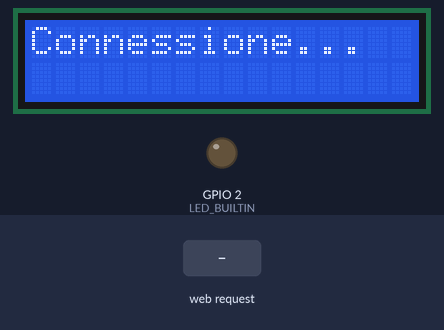
A sketch run on a simulated ESP32. Shown: 16×2 character LCD, output pins drawn as LEDs (lit = HIGH). The inputs (shaded band) are chosen by the test bench. WiFi joins after 1.5 s; servers stay silent unless stated; what the sketch prints to the serial monitor is not drawn.

Above: at 1.1 s.
At 4.3 s:
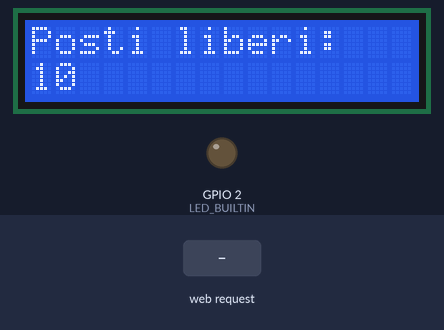
4.4 s: HTTP request GET /led/on received
At 4.8 s:
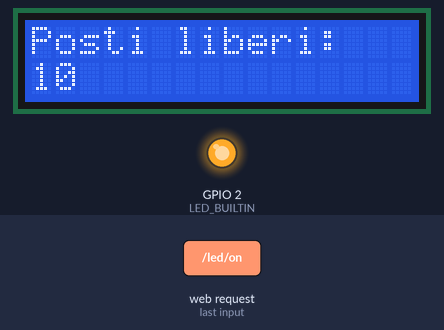
5.9 s: HTTP request GET /led/off received
At 7.1 s:
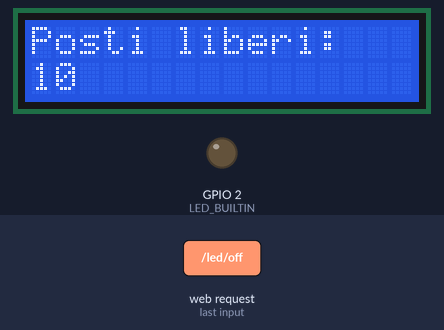
7.4 s: HTTP request GET /led/on?plain=1 received
At 8.3 s:
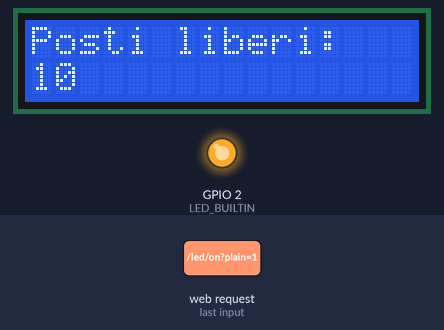
Timing chart, 0 to 10.4 s (numbered marks = the images above; inputs shaded):
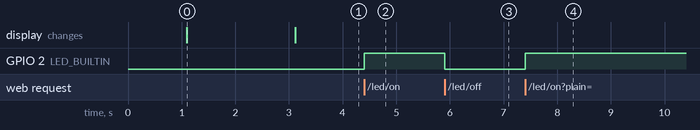

Measured:
- after the input at 4.4 s, GPIO 2 (LED_BUILTIN): LOW → HIGH at once
- after the input at 5.9 s, GPIO 2 (LED_BUILTIN): HIGH → LOW at once
- after the input at 7.4 s, GPIO 2 (LED_BUILTIN): LOW → HIGH at once
- what the display in image 0 shows lasts 2.0 s, from 1.1 s to 3.1 s

The sketch:

server_http.ino
```cpp
#include <WiFi.h>
#include <WebServer.h>
#include <ArduinoJson.h>
#include <LiquidCrystal_I2C.h>
#include "freertos/FreeRTOS.h"
#include "freertos/task.h"
#include "freertos/semphr.h"

// ------ CONFIGURAZIONI E VARIABILI ------

// Configurazione Wi-Fi
const char* ssid = "Chihiro Fushimi";          // Sostituisci con il nome della tua rete Wi-Fi
const char* password = "giuv1911";            // Sostituisci con la password della tua rete Wi-Fi

// Numero totale di posti disponibili
#define POSTI_TOTALI 10
int posti_liberi = POSTI_TOTALI;

// Variabili per il controllo del LED
String ledState = "OFF";
//const int LED_BUILTIN = 2; // Pin del LED integrato sulla ESP32

// Oggetto LCD
LiquidCrystal_I2C lcd(0x27, 16, 2);


//Semaforo, utile per lo  Strict2PL implementato nella transazione
SemaphoreHandle_t xMutex;

// Server HTTP su porta 80
WebServer server(80);

// ------ FUNZIONI ------

// Inizializza lo schermo LCD
void initLCD() {
  lcd.init();
  lcd.backlight();

}

// Aggiorna lo schermo LCD con i posti disponibili
void aggiornaLCD() {
  lcd.clear();
  if (posti_liberi > 0) {
    lcd.setCursor(0, 0);
    lcd.print("Posti liberi:");
    lcd.setCursor(0, 1);
    lcd.print(posti_liberi);
  } else {
    lcd.setCursor(0, 0);
    lcd.print("Posti finiti!");
  }
}


void Task1(void *body){


  String* bodymes = (String*) body;


  // Parsing del payload JSON
  StaticJsonDocument<200> doc;
  DeserializationError error = deserializeJson(doc, *(bodymes));

  if (error) {
    Serial.println("Errore nel parsing del JSON");
    server.send(400, "application/json", "{\"error\":\"Invalid JSON\"}");
    return;
  }


  if(xSemaphoreTake(xMutex, portMAX_DELAY) == pdTRUE){ //Acquire mutex

    Serial.println("Task sta accedendo alla risorsa condivisa.");

    //int ack = checkMessagePosti(doc);    //facciamo check di ingresso o uscita


    int x = doc["x"]; // x=1 per ingresso, x=ù0 per uscita


    if (x == 1) { // Ingresso
      if (posti_liberi > 0) {
        posti_liberi--;
        Serial.println("Ingresso consentito. Posti liberi: " + String(posti_liberi));
      } else {
        Serial.println("Posti esauriti. Ingresso negato.");
      }
    } else if (x == 0) { // Uscita
      if (posti_liberi < POSTI_TOTALI) {
        posti_liberi++;
        Serial.println("Uscita consentita. Posti liberi: " + String(posti_liberi));
      } else {
        Serial.println("Nessuna macchina in uscita. Uscita negata.");
      }

    }


    xSemaphoreGive(xMutex); //Release
  }

  vTaskDelete(NULL); //Eliminazione Task, come se fosse un commit.

}


// Route per gestire richieste POST per Ingresso/Uscita
void handlePost() {
  if (server.hasArg("plain") == false) {
    server.send(400, "application/json", "{\"error\":\"Bad Request\"}");
    return;
  }

  String body = server.arg("plain");
  Serial.println("Richiesta ricevuta: " + body);

  BaseType_t xReturned = xTaskCreate(Task1, "Task1", 20000, (void*) &body, 1, NULL); //Creazione del Task

  StaticJsonDocument<100> response;
  String responseBody;
  if( xReturned == pdPASS ){

    aggiornaLCD();

    response["ack"] = 1;
    serializeJson(response, responseBody);


  } else {
    response["ack"] = 0;
    serializeJson(response, responseBody);
  }

  server.send(200, "application/json", responseBody);

}

// Route per richieste GET (monitoraggio posti)
void handleGet() {
  StaticJsonDocument<100> response;
  response["posti_liberi"] = posti_liberi;

  String responseBody;
  serializeJson(response, responseBody);
  server.send(200, "application/json", responseBody);
}


void handleWebPage() {
  String html = "";
html += "<!DOCTYPE html>\n";
html += "<html lang=\"en\">\n";
html += "<head>\n";
html += "    <meta charset=\"UTF-8\">\n";
html += "    <meta name=\"viewport\" content=\"width=device-width, initial-scale=1.0\">\n";
html += "    <title>DI.P.S Admin Server</title>\n";
html += "    <style>\n";
html += "        html, body {\n";
html += "            margin: 0;\n";
html += "            padding: 0;\n";
html += "            min-height: 100vh;\n";
html += "            font-family: 'Roboto', Arial, sans-serif;\n";
html += "            color: #333;\n";
html += "            display: flex;\n";
html += "            justify-content: center;\n";
html += "            align-items: center;\n";
html += "            text-align: center;\n";
html += "            --s: 100px;\n";
html += "            --c1: #4ecdc4;\n";
html += "            --c2: #556270;\n";
html += "            --c3: #d9d9d9;\n";
html += "            background: conic-gradient(from -60deg at 50% calc(100%/3), var(--c3) 0 120deg, #0000 0),\n";
html += "                        conic-gradient(from 120deg at 50% calc(200%/3), var(--c3) 0 120deg, #0000 0),\n";
html += "                        conic-gradient(from 60deg at calc(200%/3), var(--c3) 60deg, var(--c2) 0 120deg, #0000 0),\n";
html += "                        conic-gradient(from 180deg at calc(100%/3), var(--c1) 60deg, var(--c3) 0 120deg, #0000 0),\n";
html += "                        linear-gradient(90deg, var(--c1) calc(100%/6), var(--c2) 0 50%, var(--c1) 0 calc(500%/6), var(--c2) 0);\n";
html += "            background-size: calc(1.732*var(--s)) var(--s);\n";
html += "            background-attachment: fixed;\n";
html += "        }\n";
html += "        body {\n";
html += "            display: flex;\n";
html += "            flex-direction: column;\n";
html += "            gap: 20px;\n";
html += "            padding: 20px;\n";
html += "        }\n";
html += "        .container {\n";
html += "            max-width: 600px;\n";
html += "            width: 100%;\n";
html += "            background: #ffffff;\n";
html += "            border-radius: 15px;\n";
html += "            box-shadow: 0 4px 6px rgba(0, 0, 0, 0.1);\n";
html += "            padding: 20px;\n";
html += "        }\n";
html += "        h1 {\n";
html += "            margin: 0;\n";
html += "            font-size: 24px;\n";
html += "            color: #444;\n";
html += "        }\n";
html += "        .section {\n";
html += "            margin: 20px 0;\n";
html += "            padding: 15px;\n";
html += "            border: 1px solid #ddd;\n";
html += "            border-radius: 10px;\n";
html += "            background-color: #fafafa;\n";
html += "        }\n";
html += "        input[type='text'] {\n";
html += "            width: calc(100% - 40px);\n";
html += "            padding: 10px;\n";
html += "            font-size: 16px;\n";
html += "            margin-top: 10px;\n";
html += "            margin-bottom: 15px;\n";
html += "            border: 1px solid #ddd;\n";
html += "            border-radius: 5px;\n";
html += "        }\n";
html += "        button {\n";
html += "            padding: 10px 20px;\n";
html += "            font-size: 16px;\n";
html += "            color: white;\n";
html += "            background-color: #56c8c8;\n";
html += "            border: none;\n";
html += "            border-radius: 5px;\n";
html += "            cursor: pointer;\n";
html += "            transition: background-color 0.3s ease;\n";
html += "        }\n";
html += "        button:hover {\n";
html += "            background-color: #45a3a3;\n";
html += "        }\n";
html += "        .confirmation {\n";
html += "            margin-top: 10px;\n";
html += "            color: #4caf50;\n";
html += "            font-size: 14px;\n";
html += "        }\n";
html += "        .text {\n";
html += "            font-size: 18px;\n";
html += "            color: #555;\n";
html += "        }\n";
html += "        strong {\n";
html += "            color: #333;\n";
html += "        }\n";
html += "        .icon {\n";
html += "            width: 100px;\n";
html += "            height: 100px;\n";
html += "            margin: 10px auto;\n";
html += "        }\n";
html += "    </style>\n";
html += "</head>\n";
html += "<body>\n";
html += "    <div class=\"container\">\n";
html += "        <svg version=\"1.0\" xmlns=\"http://www.w3.org/2000/svg\"\n";
html += "            width=\"100\" height=\"100\" viewBox=\"0 0 189.000000 189.000000\"\n";
html += "            preserveAspectRatio=\"xMidYMid meet\" style=\"display: block; margin: 0 auto;\">\n";
html += "            <g transform=\"translate(0.000000,189.000000) scale(0.100000,-0.100000)\"\n";
html += "            fill=\"#000000\" stroke=\"none\">\n";
html += "                <path d=\"M1256 1767 c-44 -25 -76 -77 -76 -123 0 -27 -4 -32 -32 -39 -18 -3\n";
html += "                -60 -8 -93 -10 -69 -3 -124 -22 -210 -70 -86 -48 -95 -61 -107 -152 -5 -43\n";
html += "                -13 -100 -16 -128 l-7 -50 -145 -5 c-158 -5 -179 -12 -210 -63 -19 -30 -20\n";
html += "                -54 -20 -434 l0 -403 -88 0 c-116 0 -124 -8 -120 -111 l3 -74 290 0 290 0 3\n";
html += "                74 c4 103 -4 111 -120 111 l-88 0 0 348 c0 420 -13 386 142 378 139 -8 173 -8\n";
html += "                242 0 l58 6 -7 -34 c-13 -55 -8 -114 14 -178 19 -55 26 -90 18 -90 -2 0 -21 8\n";
html += "                -43 18 -21 10 -90 31 -153 47 -105 26 -115 27 -126 12 -7 -9 -34 -69 -60 -133\n";
html += "                -46 -112 -48 -117 -30 -130 41 -30 123 -2 173 59 12 14 24 8 116 -49 114 -72\n";
html += "                212 -104 267 -88 27 8 35 19 61 83 35 88 74 243 82 326 17 162 14 155 50 155\n";
html += "                66 0 66 2 66 -383 l0 -347 -88 0 c-116 0 -124 -8 -120 -111 l3 -74 290 0 290\n";
html += "                0 3 74 c4 103 -4 111 -120 111 l-88 0 0 400 c0 435 0 435 -56 479 -22 17 -41\n";
html += "                21 -104 21 l-76 0 18 88 c9 48 20 118 24 155 6 57 11 70 28 77 76 29 111 142\n";
html += "                64 209 -27 40 -81 71 -123 71 -16 0 -48 -10 -69 -23z m114 -42 c59 -30 68 -98\n";
html += "                21 -146 -78 -77 -200 14 -147 110 15 26 51 50 79 51 10 0 31 -7 47 -15z m-144\n";
html += "                -185 c19 -16 46 -33 59 -36 32 -8 32 -22 3 -186 l-23 -128 -108 0 c-92 0 -108\n";
html += "                2 -103 15 3 8 11 51 18 96 12 75 16 84 45 103 49 32 71 104 41 134 -10 10 -10\n";
html += "                15 2 22 23 15 30 12 66 -20z m-124 -7 c57 -51 -18 -115 -172 -146 l-65 -14 -5\n";
html += "                -59 c-3 -32 -14 -81 -24 -108 -16 -38 -17 -52 -8 -67 7 -10 12 -32 12 -49 0\n";
html += "                -23 -5 -31 -24 -36 -33 -8 -66 4 -66 24 -1 32 42 337 50 352 11 23 129 88 190\n";
html += "                104 72 19 90 19 112 -1z m-73 -185 c0 -7 -6 -44 -12 -83 l-12 -70 -62 -3 -62\n";
html += "                -3 14 35 c8 20 15 51 15 70 0 31 4 36 28 42 15 3 38 10 52 14 35 12 40 12 39\n";
html += "                -2z m-344 -204 c17 -4 20 -12 17 -39 l-4 -33 -90 -4 c-87 -3 -91 -4 -119 -36\n";
html += "                l-29 -33 2 -377 3 -377 103 -3 102 -3 0 -44 0 -45 -245 0 -245 0 0 45 0 44\n";
html += "                103 3 102 3 5 427 c6 492 -2 459 103 469 87 8 168 10 192 3z m706 -2 c39 -1\n";
html += "                64 -8 80 -21 l24 -19 5 -429 5 -428 103 -3 102 -3 0 -44 0 -45 -246 0 -245 0\n";
html += "                3 46 3 46 100 2 100 1 5 153 c3 85 2 156 -1 158 -7 4 -6 376 2 389 11 17 -10\n";
html += "                70 -37 96 -25 24 -27 24 -265 27 l-239 3 0 37 0 37 223 -1 c122 0 247 -1 278\n";
html += "                -2z m-221 -122 c66 0 67 0 62 -25 -5 -30 -4 -30 -105 -4 -45 12 -97 21 -114\n";
html += "                20 -20 -1 -33 3 -33 10 0 9 17 10 61 5 34 -3 92 -6 129 -6z m-123 -55 c21 -8\n";
html += "                67 -21 102 -29 34 -8 65 -17 68 -19 16 -16 -43 -270 -86 -371 l-21 -48 -47 7\n";
html += "                c-26 4 -66 16 -88 27 -32 16 -176 101 -194 115 -8 5 33 73 44 73 38 0 122 -36\n";
html += "                147 -62 23 -25 31 -28 43 -18 21 18 19 103 -5 170 -20 58 -27 170 -10 170 5 0\n";
html += "                27 -7 47 -15z m-304 -274 c-42 -75 -110 -137 -129 -118 -2 2 7 28 20 58 13 30\n";
html += "                31 70 39 90 l15 37 40 -11 41 -11 -26 -45z\"/>\n";
html += "            </g>\n";
html += "        </svg>\n";
html += "        <br/>\n";
html += "        <h1>DI.P.S Admin Server</h1>\n";
html += "        <div class=\"section\">\n";
html += "            <p class=\"text\" id=\"pos\">Posti disponibili adesso: <strong id=\"postiCount\">0</strong></p>\n";
html += "            <input id=\"posti_update\" type=\"text\" placeholder=\"Aggiorna il numero di posti disponibili\">\n";
html += "            <button id=\"bottone\">Invia</button>\n";
html += "            <p id=\"confirmation\" class=\"confirmation\" style=\"display: none;\">Numero di posti aggiornato con successo!</p>\n";
html += "        </div>\n";
html += "    </div>\n";
html += "    <script>\n";
html += "        const postiCount = document.getElementById('postiCount');\n";
html += "        const postiAdmin = document.getElementById('posti_update');\n";
html += "        const bottone = document.getElementById('bottone');\n";
html += "        const confirmation = document.getElementById('confirmation');\n";
html += "        bottone.onclick = function() {\n";
html += "            const placesAdmin = postiAdmin.value.trim();\n";
html += "            if (placesAdmin) {\n";
html += "                const xhr = new XMLHttpRequest();\n";
html += "                xhr.open('POST', 'http://192.168.197.89/change_places', true);\n";
html += "                xhr.setRequestHeader('Content-Type', 'text/plain');\n";
html += "                xhr.onload = function() {\n";
html += "                    if (xhr.status === 201) {\n";
html += "                        confirmation.style.display = 'block';\n";
html += "                        postiAdmin.value = '';\n";
html += "                        setTimeout(() => {\n";
html += "                            confirmation.style.display = 'none';\n";
html += "                        }, 3000);\n";
html += "                    }\n";
html += "                };\n";
html += "                xhr.send(placesAdmin);\n";
html += "            }\n";
html += "        };\n";
html += "        setInterval(function() {\n";
html += "            const xhr = new XMLHttpRequest();\n";
html += "            xhr.open('GET', 'http://192.168.197.89/places', true);\n";
html += "            xhr.onload = function() {\n";
html += "                if (xhr.status === 200) {\n";
html += "                    postiCount.textContent = xhr.responseText;\n";
html += "                }\n";
html += "            };\n";
html += "            xhr.send();\n";
html += "        }, 3000);\n";
html += "    </script>\n";
html += "</body>\n";
html += "</html>\n";

  server.send(200, "text/html", html);
}
// Route per accendere il LED
void handleLedOn() {
  digitalWrite(LED_BUILTIN, HIGH);
  ledState = "ON";
  handleWebPage();
}

void handlePlaces(){
  server.send(200, "text", String(posti_liberi));

}

// Route per spegnere il LED
void handleLedOff() {
  digitalWrite(LED_BUILTIN, LOW);
  ledState = "OFF";
  handleWebPage();
}

void Task2(void *body){

  String* bodymes = (String*) body;


  if(xSemaphoreTake(xMutex, portMAX_DELAY) == pdTRUE){
    // Ottieni il valore del campo "posti"
    int num_posti = bodymes->toInt();
    posti_liberi = num_posti;

    xSemaphoreGive(xMutex); //Release
  }


  vTaskDelete(NULL); //Eliminazione Task, come se fosse un commit.

}

void handleChangePlaces(){
  //mi prendo il nuovo numero di posti dal payload della risposta
  String body = server.arg("plain");
  Serial.println("Richiesta ricevuta: " + body);


  BaseType_t xReturned = xTaskCreate(Task2, "Task2", 20000, (void*) &body, 1, NULL); //Creazione del Task


  if( xReturned == pdPASS ){
    aggiornaLCD();
    server.send(201,"","");
  } else {
    server.send(500, "", "");
  }

}

// Configura le route del server
void setupServerRoutes() {
  server.enableCORS();
  server.on("/", HTTP_GET, handleWebPage);       // Web page per il controllo LED
  server.on("/places", HTTP_GET, handlePlaces);  //Ritorna i posti disponibili
  server.on("/led/on", HTTP_GET, handleLedOn);   // Accende il LED
  server.on("/led/off", HTTP_GET, handleLedOff); // Spegne il LED
  server.on("/parking", HTTP_POST, handlePost);  // Gestisce ingressi/uscite parcheggio
  server.on("/status", HTTP_GET, handleGet);     // Stato dei posti liberi
  server.on("/change_places", HTTP_POST,handleChangePlaces); //Aggiornamento posti da parte dell'admin
  server.begin();
  Serial.println("Server HTTP avviato");
}

// ------ SETUP E LOOP ------

void setup() {
  Serial.begin(115200);
  initLCD();

  lcd.setCursor(0, 0);
  lcd.print("DI.P.S by B&B");
  delay(1000);


  // Configurazione Wi-Fi
  WiFi.begin(ssid, password);
  Serial.println("Connessione alla rete Wi-Fi...");
  lcd.clear();
  lcd.setCursor(0, 0);
  lcd.print("Connessione...");
  while (WiFi.status() != WL_CONNECTED) {
    delay(1000);
    Serial.print(".");
  }
  Serial.println("\nConnesso al Wi-Fi!");
  Serial.print("Indirizzo IP: ");
  Serial.println(WiFi.localIP());

  //Creazione semaforo
  xMutex = xSemaphoreCreateMutex();


  lcd.clear();
  lcd.setCursor(0, 0);
  lcd.print("Posti liberi:");
  lcd.setCursor(0, 1);
  lcd.print(posti_liberi);

  pinMode(LED_BUILTIN, OUTPUT);
  digitalWrite(LED_BUILTIN, LOW);

  // Configura le route del server
  setupServerRoutes();
}

void loop() {
  server.handleClient();
}
```
